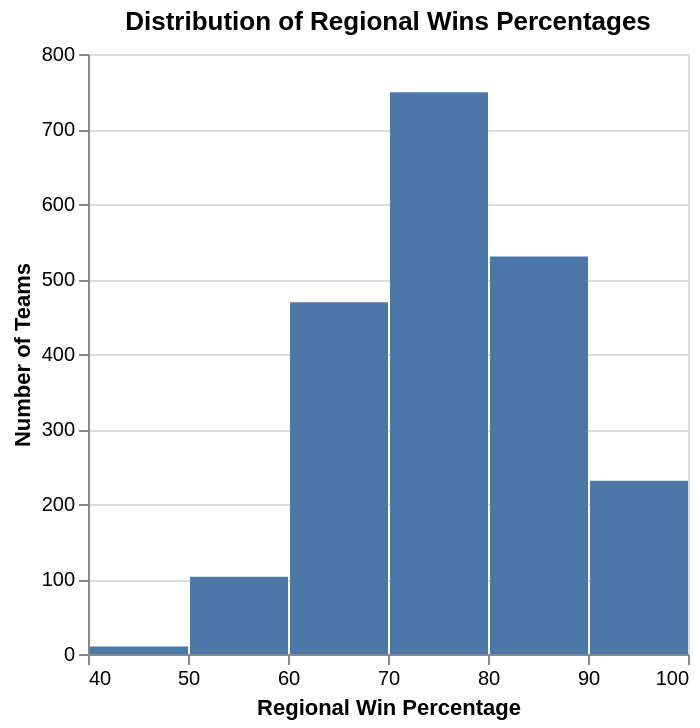

Notebook cell for this chart:
### Markdown cell above
<div style="background-color: #f0f0f0; padding: 10px;">
    
#### Task 4.4: Plot the distribution of two relevant variables in the raw data (4 points)

- Use `altair` to plot the distribution of one of the numeric variables in your tidied data set.

- Use `altair` to create a visualization showing the relative proportions of each category/level for one of categorical variable in your tidied data set. 

- Clearly label the variable that is being plotted in each plot.

*Notes:* 
- *Be sure the output is as clear as possible, provide an English title along with readable x and y column names*

- *You may also add more code cells to this section*

</div>

### Code cell
import altair as alt

reg_wins_plot = alt.Chart(march_madness_tidy).mark_bar().encode(
    x=alt.X('reg_wins_pct:Q').bin(True).title('Regional Win Percentage'),
    y=alt.Y('count():Q').title('Number of Teams')
).properties(title='Distribution of Regional Wins Percentages')

reg_wins_plot

### Figure 1 — Vega-Lite specification as saved in the notebook (floating-point values rounded to 4 significant figures; data arrays with more than 128 entries replaced by an {"elided": "..."} marker saying what was removed)
{"config": {"view": {"continuousWidth": 300, "continuousHeight": 300}}, "data": {"name": "data-2716bb01204a400b69946a0baf050659"}, "mark": {"type": "bar"}, "encoding": {"x": {"bin": true, "field": "reg_wins_pct", "title": "Regional Win Percentage", "type": "quantitative"}, "y": {"aggregate": "count", "title": "Number of Teams", "type": "quantitative"}}, "title": "Distribution of Regional Wins Percentages", "$schema": "https://vega.github.io/schema/vega-lite/v5.20.1.json", "datasets": {"data-2716bb01204a400b69946a0baf050659": {"elided": "2092 records"}}}
